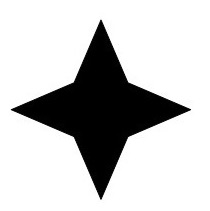
#> input picture img/4star.jpg, 210 x 211 px; the run also reads 1 picture not shown here
$ jupyter execute --allow-errors 09_image_contour2.ipynb   (shell and % lines are left out)
#> lines starting #> are read from the running program, lines starting #| are printed output that depends on the picture; after the words box and inside, x2 and y2 are one past the last pixel; in counts of white or black regions, pixels touching at a corner belong together
### notebooks/util.py
# -*- coding: utf-8 -*-

import cv2 as cv
import matplotlib.pyplot as plt


def display_image(img, cmap=None, right=None, top=None):

    img = cv.cvtColor(img, cv.COLOR_BGR2RGB)
    plt.imshow(img, cmap=cmap)
    plt.subplots_adjust(right=right, top=top)

### notebooks/09_image_contour2.ipynb
[cell 1]
import time

import cv2 as cv
import numpy as np
import matplotlib.pyplot as plt

from util import display_image

### shape matching

[cell 2]
target = cv.imread('../img/4star.jpg')
#> target is the input picture: shape (211, 210, 3); min 0, max 255, mean 197.9
shapes = cv.imread('../img/shapestomatch.jpg')

[cell 3]
display_image(target)

[cell 4]
display_image(shapes)

[cell 5]
targetGray = cv.cvtColor(target, cv.COLOR_BGR2GRAY)
shapesGray = cv.cvtColor(shapes, cv.COLOR_BGR2GRAY)

[cell 6]
# swap black and white
ret, targetTh = cv.threshold(targetGray, 127, 255, cv.THRESH_BINARY_INV)
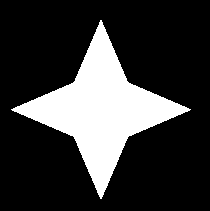
#> targetTh: shape (211, 210); 22.4% white; 1 white region, box (x1, y1, x2, y2) and area: (11, 20, 191, 199) 9925
ret, shapesTh = cv.threshold(shapesGray, 127, 255, cv.THRESH_BINARY_INV)
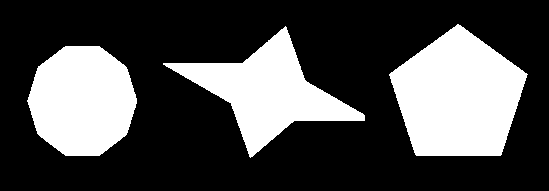
#> shapesTh: shape (191, 549); 29.8% white; 3 white regions

[cell 7]
# find contour
cntrs_target, _ = cv.findContours(targetTh, cv.RETR_EXTERNAL, cv.CHAIN_APPROX_SIMPLE)
#> cntrs_target = 1 contour; box (x1, y1, x2, y2) and area: (11, 20, 191, 199) 9675
cntrs_shapes, _ = cv.findContours(shapesTh, cv.RETR_EXTERNAL, cv.CHAIN_APPROX_SIMPLE)
#> cntrs_shapes = 3 contours; box (x1, y1, x2, y2) and area: (389, 24, 528, 156) 12493, (27, 46, 137, 156) 9204, (163, 26, 365, 158) 8942

[cell 8]
# list to save matching score
matches = []

for cntr in cntrs_shapes:
    # cv.CONTOURS_MATCH_I2: Hu moment method
    match = cv.matchShapes(cntrs_target[0], cntr, cv.CONTOURS_MATCH_I2, 0.0)
    matches.append((match, cntr))
    # set score at the start point
    cv.putText(shapes, '%.2f'%match, tuple(cntr[0][0]), cv.FONT_HERSHEY_PLAIN, 1, (0, 0, 255), 1)
#> this loop made 3 passes
#> match on passes 1 to 3: 0.11, 0.0441, 0.104
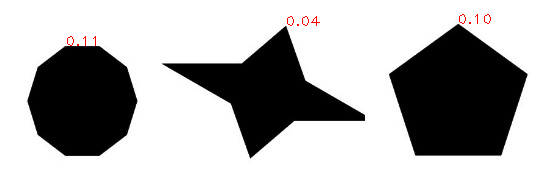
#> shapes: shape (191, 549, 3); mean B, G, R 178.8, 178.8, 179.3
#> after the loop, matches = 3 items

[cell 9]
matches.sort(key=lambda x: x[0])

[cell 10]
# draw contour having a lowest score
cv.drawContours(shapes, [matches[0][1]], -1, (0, 255, 0), 3)
#> shapes: shape (191, 549, 3); 2.26% of pixels changed, all inside (x1, y1, x2, y2) = (161, 24, 367, 160)

[cell 11]
display_image(shapes)

### Hough transform
- identify simple shapes like line or circle...
- cv.HoughLines(img, rho, theta, threshold\[, lines, srn=0, stn=0, min_theta, max_theta\])
    - rho: distance measurement resolution (0-1)
    - theta: angle measurement resolution (rad)
    - threshold: line identifying critrea
        - small: low accuracy, high identified numbers
        - high: high accuracy, less identified numbers

[cell 12]
img = cv.imread('../img/sudoku.jpg')
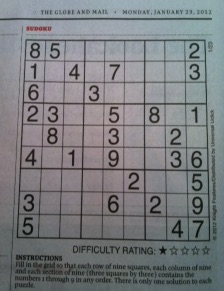
#> input picture img/sudoku.jpg, 224 x 291 px
#> img is the input picture: shape (291, 224, 3); mean B, G, R 127.4, 124.5, 122.2
img2 = img.copy()

[cell 13]
h, w = img.shape[:2]
#> h = 291; w = 224

[cell 14]
imgray = cv.cvtColor(img, cv.COLOR_BGR2GRAY)
edges = cv.Canny(imgray, 100, 200)
#> edges: shape (291, 224); 19.3% white in thin lines or dots

[cell 15]
# hough line detection
lines = cv.HoughLines(edges, 1, np.pi/180, 130)
#> lines = 45 rows, first 8: [143, 0], [86, 0.0175], [145, 0], [84, 0.0175], [39, 1.57], [41, 1.57], [104, 1.57], [168, 1.59]

[cell 16]
len(lines)
#> Out = 45

[cell 17]
lines[0]
#> Out = [[143, 0]]

[cell 18]
for line in lines:
    r, theta = line[0]
    # trigonometric ratio respect to x, y axis
    tx, ty = np.cos(theta), np.sin(theta)
    # intercept points in x,y coordinate
    x0, y0 = tx*r, ty*r
    cv.circle(img2, (abs(x0), abs(y0)), 3, (0, 0, 255), -1)

    x1, y1 = int(x0 + w*(-ty)), int(y0 + h*tx)
    x2, y2 = int(x0 - w*(-ty)), int(y0 - h*tx)

    cv.line(img2, (x1, y1), (x2, y2), (0, 255, 0), 1)
#> this loop made 45 passes
#> (r, theta, tx, ty, x0, y0, x1, y1) on passes 1 to 12: (143, 0, 1, 0, 143, 0, 143, 291), (86, 0.0175, 1, 0.0175, 85.99, 1.5, 82, 292), (145, 0, 1, 0, 145, 0, 145, 291), (84, 0.0175, 1, 0.0175, 83.99, 1.47, 80, 292), (39, 1.57, -4.37e-08, 1, -1.7e-06, 39, -224, 38), (41, 1.57, -4.37e-08, 1, -1.79e-06, 41, -224, 40), (104, 1.57, -4.37e-08, 1, -4.55e-06, 104, -224, 103), (168, 1.59, -0.0175, 1, -2.93, 168, -226, 162), (68, 0.0349, 0.999, 0.0349, 67.96, 2.37, 60, 293), (102, 1.57, -4.37e-08, 1, -4.46e-06, 102, -224, 101), (17, 1.57, -4.37e-08, 1, -7.43e-07, 17, -224, 16), (66, 0.0349, 0.999, 0.0349, 65.96, 2.3, 58, 293)
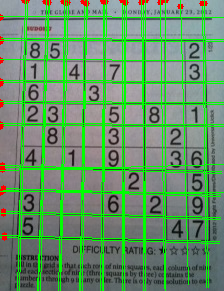
#> img2: shape (291, 224, 3); 16.73% of pixels changed, all inside (x1, y1, x2, y2) = (0, 0, 224, 291)

[cell 19]
display_image(img2)

### probabilistic hough transform
- cv.HoughLinesP(img, rho, theta, threshold\[, lines, minLineLength, maxLineGap\])

[cell 20]
img = cv.imread('../img/sudoku.jpg')
img2 = img.copy()

[cell 21]
imgray = cv.cvtColor(img, cv.COLOR_BGR2GRAY)
edges = cv.Canny(imgray, 100, 200)

[cell 22]
# hough line detection
lines = cv.HoughLinesP(edges, 1, np.pi/180, 10, None, 20, 2)
#> lines = 124 rows, first 6: [32, 39, 205, 39], [124, 158, 124, 114], [160, 169, 214, 170], [38, 41, 191, 41], [44, 239, 75, 239], [39, 104, 122, 104]

[cell 23]
len(lines)
#> Out = 124

[cell 24]
lines[0]
#> Out = [[32, 39, 205, 39]]

[cell 25]
for line in lines:
    x1, y1, x2, y2 = line[0]
    cv.line(img2, (x1, y1), (x2, y2), (0, 255, 0), 1)
#> this loop made 124 passes
#> (x1, y1, x2, y2) on passes 1 to 12: (32, 39, 205, 39), (124, 158, 124, 114), (160, 169, 214, 170), (38, 41, 191, 41), (44, 239, 75, 239), (39, 104, 122, 104), (68, 17, 210, 17), (39, 189, 97, 190), (116, 168, 159, 168), (186, 124, 186, 57), (167, 194, 215, 194), (126, 104, 175, 104)
#> img2: shape (291, 224, 3); 8.08% of pixels changed, all inside (x1, y1, x2, y2) = (16, 10, 216, 284)

[cell 26]
display_image(img2)

### split continuous regions

[cell 27]
img = cv.imread('../img/full_body.jpg', cv.IMREAD_GRAYSCALE)
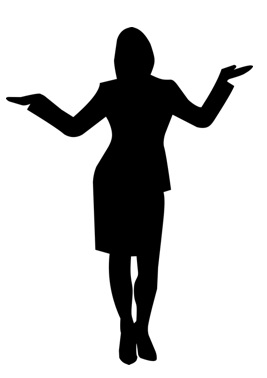
#> input picture img/full_body.jpg, 267 x 378 px
#> img is the input picture: shape (378, 267); min 0, max 255, mean 201.6
_, biimg = cv.threshold(img, 127, 255, cv.THRESH_BINARY_INV)
#> biimg: shape (378, 267); 20.9% white; 1 white region, box (x1, y1, x2, y2) and area: (6, 27, 253, 365) 21136

[cell 28]
display_image(biimg)

[cell 29]
# 5 for kernel size
dst = cv.distanceTransform(biimg, cv.DIST_L2, 5)

[cell 30]
dst.shape
#> Out = (378, 267)

[cell 31]
# normalize to 0-255
dst = (dst/(dst.max()-dst.min())*255).astype(np.uint8)

[cell 32]
# 7 for block size
skeleton = cv.adaptiveThreshold(dst, 255, cv.ADAPTIVE_THRESH_GAUSSIAN_C, cv.THRESH_BINARY, 7, -3)
#> skeleton: shape (378, 267); 1.1% white in thin lines or dots, all inside (x1, y1, x2, y2) = (7, 38, 252, 359)

[cell 33]
display_image(dst)

[cell 34]
display_image(skeleton)

## Exercise1: document scanner

[cell 35]
img = cv.imread('../img/paper.jpg')
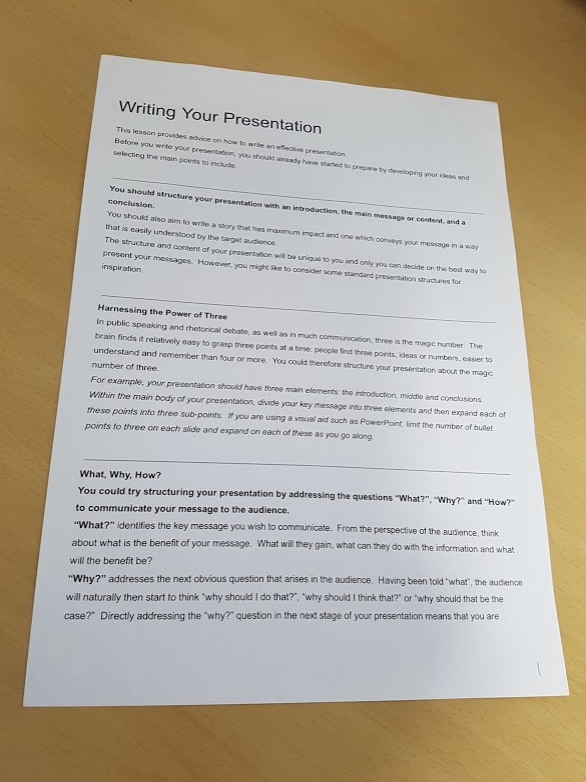
#> input picture img/paper.jpg, 586 x 782 px
#> img is the input picture: shape (782, 586, 3); mean B, G, R 152.7, 169.1, 178.7

[cell 36]
display_image(img)

[cell 37]
gray = cv.cvtColor(img, cv.COLOR_BGR2GRAY)
gray = cv.GaussianBlur(gray, (3, 3), 0)

[cell 38]
edged = cv.Canny(gray, 75, 200)
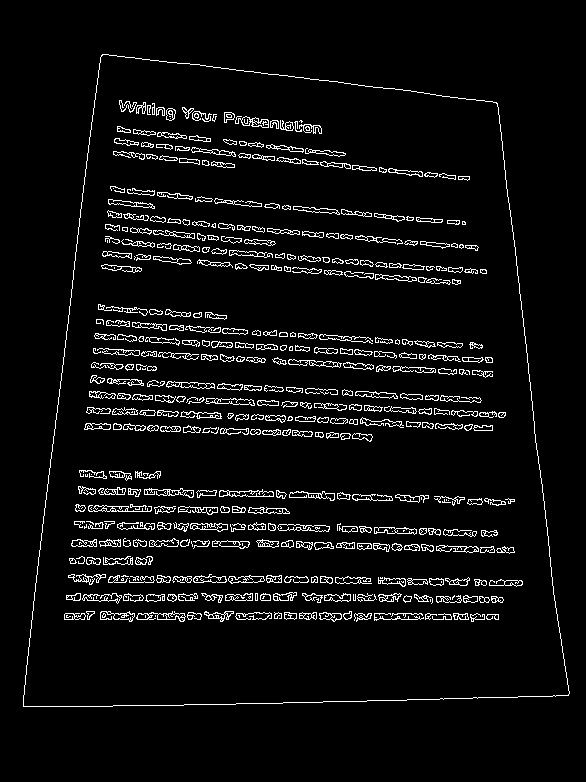
#> edged: shape (782, 586); 5.4% white in thin lines or dots, all inside (x1, y1, x2, y2) = (23, 54, 570, 707)

[cell 39]
display_image(edged)

[cell 40]
cnts, _ = cv.findContours(edged.copy(), cv.RETR_EXTERNAL, cv.CHAIN_APPROX_SIMPLE)
#> cnts = 1 contour; box (x1, y1, x2, y2) and area: (23, 54, 570, 707) 294416

[cell 41]
len(cnts)
#> Out = 1

[cell 42]
draw = img.copy()

[cell 43]
cv.drawContours(draw, cnts, -1, (0, 255, 0))
#> draw: shape (782, 586, 3); 0.48% of pixels changed, all inside (x1, y1, x2, y2) = (23, 54, 570, 707)

[cell 44]
display_image(draw)

[cell 45]
# top 5 contours having highest area
cnts = sorted(cnts, key=cv.contourArea, reverse=True)[:5]

for c in cnts:
    # approximate contour (starting from highest area)
    peri = cv.arcLength(c, True)
    # 0.02: error range
    vertices = cv.approxPolyDP(c, 0.02*peri, True)

    # find rectangle
    if len(vertices) == 4:
        break
#> this loop made 1 pass

[cell 46]
pts = vertices.reshape(4, 2)

[cell 47]
for x, y in pts:
    cv.circle(draw, (x, y), 10, (0, 255, 0), -1)
#> this loop made 4 passes
#> (x, y) on passes 1 to 4: (102, 54), (23, 706), (568, 695), (497, 103)
#> draw: shape (782, 586, 3); mean B, G, R 151.8, 169.8, 177.4

[cell 48]
display_image(draw)

[cell 49]
# x+y
sm = pts.sum(axis=1)
# x-y
diff = np.diff(pts, axis=1)

# lowest x+y
topLeft = pts[np.argmin(sm)]
# highest x+y
bottomRight = pts[np.argmax(sm)]
# lowest x-y
topRight = pts[np.argmin(diff)]
# highest x-y
bottomLeft = pts[np.argmax(diff)]

[cell 50]
pts1 = np.float32([topLeft, topRight, bottomRight, bottomLeft])

[cell 51]
w1 = abs(bottomRight[0] - bottomLeft[0])
w2 = abs(topRight[0] - topLeft[0])
h1 = abs(topRight[1] - bottomRight[1])
h2 = abs(topLeft[1] - bottomLeft[1])

width = max([w1, w2])
height = max([h1, h2])

[cell 52]
pts2 = np.float32([[0, 0], [width-1, 0], [width-1, height-1], [0, height-1]])

[cell 53]
mtrx = cv.getPerspectiveTransform(pts1, pts2)
result = cv.warpPerspective(img, mtrx, (width, height))

[cell 54]
display_image(result)

## Exercise2: count the number of coins

[cell 55]
img = cv.imread('../img/coins_connected.jpg')
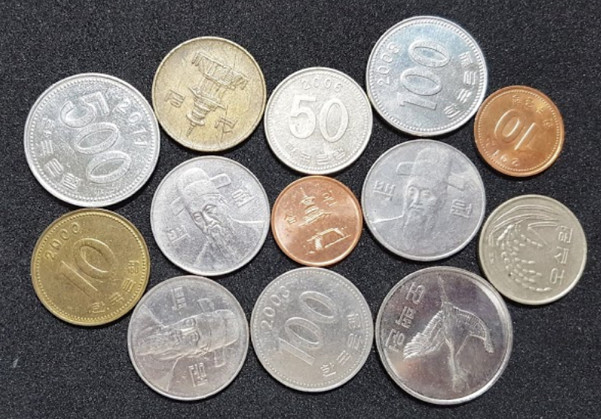
#> input picture img/coins_connected.jpg, 601 x 419 px
#> img is the input picture: shape (419, 601, 3); mean B, G, R 119.2, 122.9, 127.3
rows, cols = img.shape[:2]
print(rows, cols)
#| 419 601

[cell 56]
display_image(img)

[cell 57]
# background and background is very intuitive
# but there are many different patterns in each coin which make difficult to detecting edges
# apply mean-shift to remove noises in each of the coins

[cell 58]
mean = cv.pyrMeanShiftFiltering(img, 20, 50)

[cell 59]
display_image(mean)

[cell 60]
gray = cv.cvtColor(mean, cv.COLOR_BGR2GRAY)
#> gray: shape (419, 601)
gray = cv.GaussianBlur(gray, (3, 3), 0)

[cell 61]
display_image(gray)

[cell 62]
# otsu automatically determines thresholds
_, thres = cv.threshold(gray, 0, 255, cv.THRESH_BINARY | cv.THRESH_OTSU)
#> thres: shape (419, 601); 55.4% white; 12 black regions (6 under 20 px), largest, box (x1, y1, x2, y2) and area: (0, 0, 601, 419) 108352, (204, 222, 309, 330) 2746, (444, 271, 485, 307) 941, (417, 295, 436, 312) 129, (411, 310, 438, 336) 107, (435, 288, 440, 294) 22

[cell 63]
display_image(thres)

[cell 64]
# distance transform
dst = cv.distanceTransform(thres, cv.DIST_L2, 3)
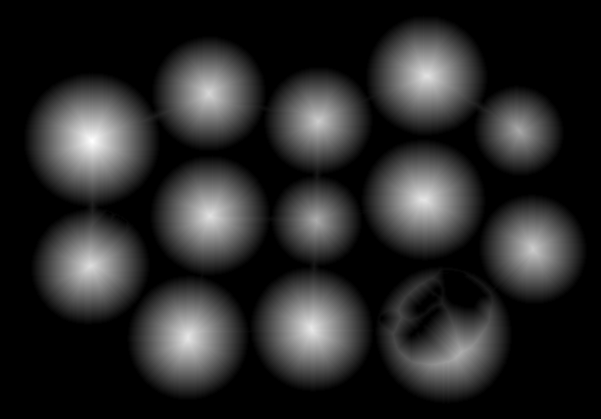
#> dst: shape (419, 601) float32; min 0, max 64.94, mean 10.5; drawn with min black and max white
dst = (dst/(dst.max()-dst.min())*255).astype(np.uint8)

[cell 65]
display_image(dst)

[cell 66]
# find local max in distance transform result
# used to determine the size of each coin
localMx = cv.dilate(dst, np.ones((50, 50), np.uint8))

[cell 67]
display_image(localMx)

[cell 68]
# save local max in this array
lm = np.zeros((rows, cols), np.uint8)
lm[(localMx == dst) & (dst !=0)] = 255

[cell 69]
display_image(lm)

#> (a cell that did not finish here is left out)

[cell 71]
# color fill mask
fill_mask = np.zeros((rows+2, cols+2), np.uint8)

#> (a cell that did not finish here is left out)

[cell 73]
display_image(mean)

[cell 74]
# apply distance transform to color-filled image
gray = cv.cvtColor(mean, cv.COLOR_BGR2GRAY)
gray = cv.GaussianBlur(gray, (5, 5), 0)

_, thres = cv.threshold(gray, 0, 255, cv.THRESH_BINARY | cv.THRESH_OTSU)

dst = cv.distanceTransform(thres, cv.DIST_L2, 3)
dst = (dst/(dst.max()-dst.min())*255).astype(np.uint8)

[cell 75]
display_image(thres)

[cell 76]
display_image(dst)

[cell 77]
# set a region as foreground which takes up at least half of result of distance transform
ret, sure_fg = cv.threshold(dst, 0.5*dst.max(), 255, 0)

[cell 78]
display_image(sure_fg)

[cell 79]
# find sure background
_, bg_th = cv.threshold(dst, 0.3*dst.max(), 255, cv.THRESH_BINARY_INV)
bg_dst = cv.distanceTransform(bg_th, cv.DIST_L2, 5)
bg_dst = ((bg_dst/(bg_dst.max()-bg_dst.min()))*255).astype(np.uint8)
ret, sure_bg = cv.threshold(bg_dst, 0.3*bg_dst.max(), 255, cv.THRESH_BINARY)

[cell 80]
display_image(sure_bg)

[cell 81]
# set unsure backgroud
ret, inv_sure_bg = cv.threshold(sure_bg, 127, 255, cv.THRESH_BINARY_INV)
unknown = cv.subtract(inv_sure_bg, sure_fg)

[cell 82]
display_image(unknown)

[cell 83]
# connected-componts labeling
_, markers = cv.connectedComponents(sure_fg)

[cell 84]
markers = markers+1
markers[unknown == 255] = 0

[cell 85]
# before watershed
print(np.unique(markers))
#| [ 0  1  2  3  4  5  6  7  8  9 10 11 12 13 14]

[cell 86]
colors = []
marker_show = np.zeros_like(img)
for mid in np.unique(markers):
    color = [int(j) for j in np.random.randint(0, 255, 3)]
    colors.append((mid, color))
    marker_show[markers == mid] = color
    coords = np.where(markers == mid)
    x, y = coords[1][0], coords[0][0]
    cv.putText(marker_show, str(mid), (x+20, y+20), cv.FONT_HERSHEY_PLAIN, 2, (255, 255, 255))
#> this loop made 15 passes

[cell 87]
display_image(marker_show)

[cell 88]
# apply markershed
markers = cv.watershed(img, markers)

[cell 89]
print(np.unique(markers))
#| [-1  1  2  3  4  5  6  7  8  9 10 11 12 13 14]

[cell 90]
for mid, color in colors:
    marker_show[markers == mid] = color
    coords = np.where(markers == mid)
    if coords[0].size <= 0:
        continue

    x, y = coords[1][0], coords[0][0]
    cv.putText(marker_show, str(mid), (x+20, y+20), cv.FONT_HERSHEY_PLAIN, 2, (255, 255, 255))
#> this loop made 15 passes
#> color on passes 1 to 12: [172, 47, 117], [192, 67, 251], [195, 103, 9], [211, 21, 242], [36, 87, 70], [216, 88, 140], [58, 193, 230], [39, 87, 174], [88, 81, 165], [25, 77, 72], [9, 148, 115], [208, 243, 197]

[cell 91]
marker_show[markers == -1] = (0, 255, 0)

[cell 92]
display_image(marker_show)

[cell 93]
mask = np.zeros((rows, cols), np.uint8)

[cell 94]
mask[markers != 1] = 255

[cell 95]
nobg = cv.bitwise_and(img, img, mask=mask)

[cell 96]
display_image(nobg)

[cell 97]
coin_label = [l for l in np.unique(markers) if (l != 1 and l != -1)]

[cell 98]
coin_label
#> Out = [2, 3, 4, 5, 6, 7, 8, 9, 10, 11, 12, 13, 14]

[cell 99]
coinImgs = []
for i, label in enumerate(coin_label):
    mask[:, :] = 0
    mask[markers == label] = 255
    coins = cv.bitwise_and(img, img, mask=mask)
    cntr, _ = cv.findContours(mask, cv.RETR_EXTERNAL, cv.CHAIN_APPROX_SIMPLE)

    x, y, w, h = cv.boundingRect(cntr[0])
    coin = coins[y:y+h, x:x+w]
    coinImgs.append(coin)
#> this loop made 13 passes
